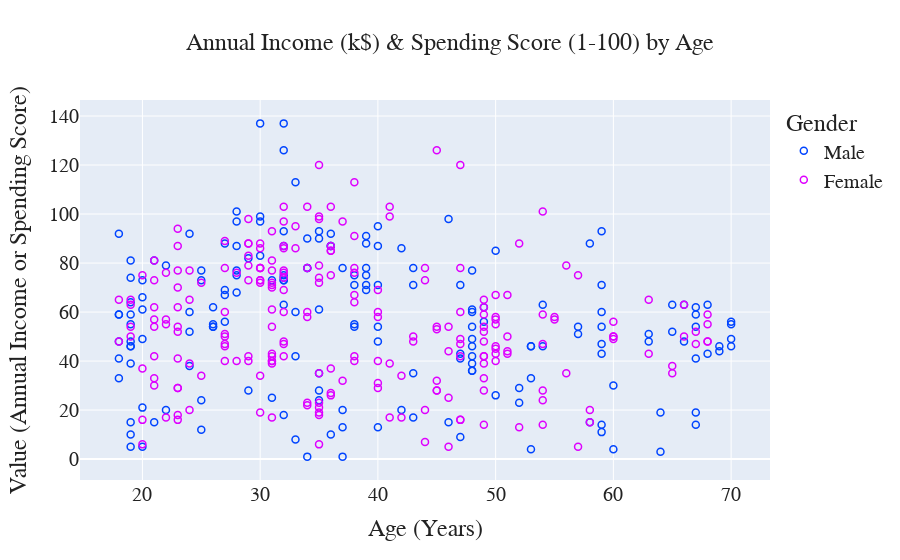

Notebook code for this chart:
### Code cell
# Create a scatter plot with improved settings
fig = px.scatter(
    data,
    x="Age",
    y=["Annual Income (k$)", "Spending Score (1-100)"],
    color="Gender",
    color_discrete_sequence=["#0044FF", "#DE00FF"],
    title="Annual Income (k$) & Spending Score (1-100) by Age"
)

# Update layout for improved aesthetics
fig.update_layout(
    font=dict(family="PT Sans", size=20, color="#222222"),
    title=dict(
        text="Annual Income (k$) & Spending Score (1-100) by Age",
        font=dict(size=24),
        x=0.5  # Center the title
    ),
    xaxis_title="Age (Years)",
    yaxis_title="Value (Annual Income or Spending Score)",
    legend_title_text="Gender"
)

# Update marker style for better visibility
fig.update_traces(
    marker=dict(
        size=7,
        symbol="circle-open",
        line=dict(width=1.5, color="#FFFFFF")
    )
)

# Display the plot
fig.show()

### Figure 1 — Plotly figure (JSON) as saved in the notebook; plotly's stock layout.template omitted (floating-point values rounded to 4 significant figures; data arrays with more than 128 entries replaced by an {"elided": "..."} marker saying what was removed)
{"data": [{"hovertemplate": "Gender=Male<br>Age=%{x}<br>value=%{y}<extra></extra>", "legendgroup": "Male", "marker": {"color": "#0044FF", "line": {"color": "#FFFFFF", "width": 1.5}, "size": 7, "symbol": "circle-open"}, "mode": "markers", "name": "Male", "orientation": "v", "showlegend": true, "type": "scatter", "x": {"elided": "176 int values"}, "xaxis": "x", "y": {"elided": "176 int values"}, "yaxis": "y"}, {"hovertemplate": "Gender=Female<br>Age=%{x}<br>value=%{y}<extra></extra>", "legendgroup": "Female", "marker": {"color": "#DE00FF", "line": {"color": "#FFFFFF", "width": 1.5}, "size": 7, "symbol": "circle-open"}, "mode": "markers", "name": "Female", "orientation": "v", "showlegend": true, "type": "scatter", "x": {"elided": "224 int values"}, "xaxis": "x", "y": {"elided": "224 int values"}, "yaxis": "y"}], "layout": {"autosize": true, "font": {"color": "#222222", "family": "PT Sans", "size": 20}, "legend": {"title": {"text": "Gender"}, "tracegroupgap": 0}, "title": {"font": {"size": 24}, "text": "Annual Income (k$) & Spending Score (1-100) by Age", "x": 0.5}, "xaxis": {"anchor": "y", "autorange": true, "domain": [0, 1], "range": [14.79, 73.21], "title": {"text": "Age (Years)"}, "type": "linear"}, "yaxis": {"anchor": "x", "autorange": true, "domain": [0, 1], "range": [-10.87, 148.9], "title": {"text": "Value (Annual Income or Spending Score)"}, "type": "linear"}}}
